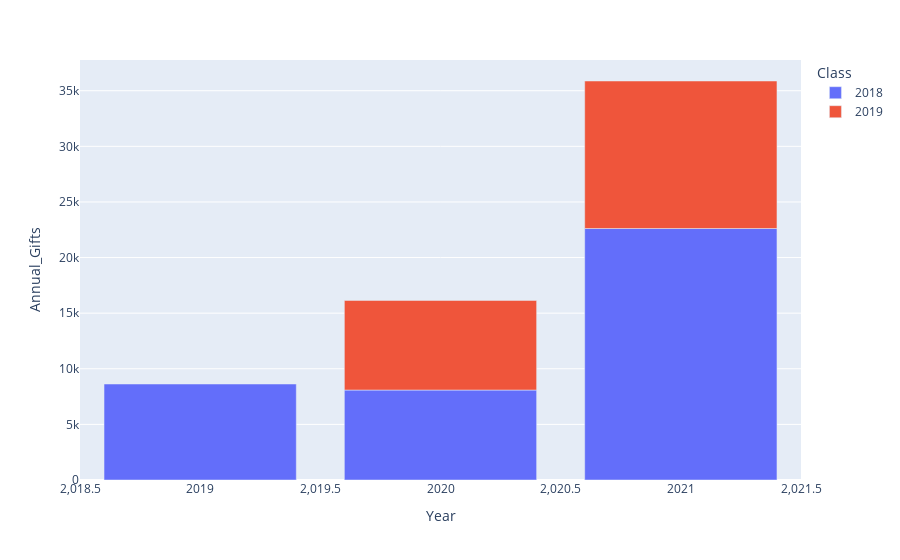

This figure's notebook cell:
### Code cell
# draw a bar char with classYear = "1978" and classYear = "1979"
classYear = "2018"
classYear2 = "2019"
fig = px.bar(df[(df['Class'] == classYear) | (df['Class'] == classYear2)], x="Year", y="Annual_Gifts", color="Class")
fig.show()

### Figure 1 — Plotly figure (JSON) as saved in the notebook; plotly's stock layout.template omitted (floating-point values rounded to 4 significant figures)
{"data": [{"alignmentgroup": "True", "hovertemplate": "Class=2018<br>Year=%{x}<br>Annual_Gifts=%{y}<extra></extra>", "legendgroup": "2018", "marker": {"color": "#636efa", "pattern": {"shape": ""}}, "name": "2018", "offsetgroup": "2018", "orientation": "v", "showlegend": true, "textposition": "auto", "type": "bar", "x": [2021, 2020, 2019], "xaxis": "x", "y": [22612, 8088, 8631], "yaxis": "y"}, {"alignmentgroup": "True", "hovertemplate": "Class=2019<br>Year=%{x}<br>Annual_Gifts=%{y}<extra></extra>", "legendgroup": "2019", "marker": {"color": "#EF553B", "pattern": {"shape": ""}}, "name": "2019", "offsetgroup": "2019", "orientation": "v", "showlegend": true, "textposition": "auto", "type": "bar", "x": [2021, 2020], "xaxis": "x", "y": [13262, 8057], "yaxis": "y"}], "layout": {"barmode": "relative", "legend": {"title": {"text": "Class"}, "tracegroupgap": 0}, "margin": {"t": 60}, "xaxis": {"anchor": "y", "domain": [0, 1], "title": {"text": "Year"}}, "yaxis": {"anchor": "x", "domain": [0, 1], "title": {"text": "Annual_Gifts"}}}}
